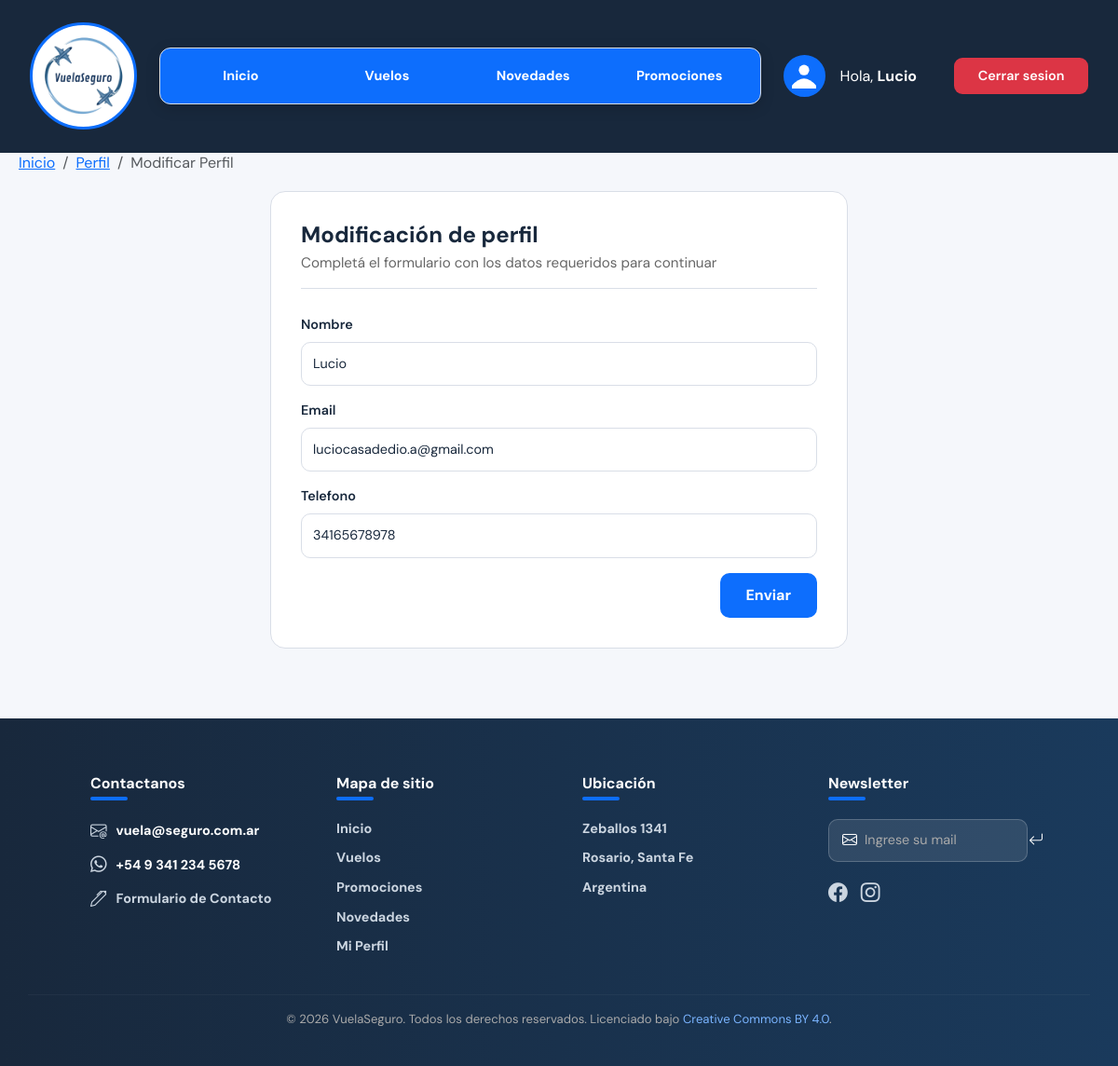
Screenshot of /PERFIL/perfil-modificar.php (signed in) with the database file from the repository.
### tables this page shows
CREATE TABLE `usuarios` (
  `codUsuario` int(11) NOT NULL,
  `nombreUsuario` varchar(100) DEFAULT NULL,
  `claveUsuario` varchar(255) NOT NULL,
  `tipoUsuario` varchar(20) DEFAULT NULL,
  `emailUsuario` varchar(100) DEFAULT NULL,
  `telefonoUsuario` varchar(20) DEFAULT NULL
);

### PERFIL/perfil-modificar.php (the view, shortened to what this page needs)
<?php
    include_once('../conexion.inc');
    $id = $_SESSION['codUsuario'];
    $buscarQuery = 'SELECT * FROM usuarios WHERE codUsuario = ?';
    $stmt = mysqli_prepare($link, $buscarQuery);
    mysqli_stmt_bind_param($stmt, "i", $id);
    mysqli_stmt_execute($stmt);
    $rta = mysqli_stmt_get_result($stmt);
    $row = mysqli_fetch_assoc($rta);
?>
<!DOCTYPE html>
<html lang="es">
<head>
    <link rel="stylesheet" href="https://cdn.jsdelivr.net/npm/bootstrap-icons@1.10.5/font/bootstrap-icons.css">
    <link href="https://cdn.jsdelivr.net/npm/bootstrap@5.3.3/dist/css/bootstrap.min.css" rel="stylesheet"/>
    <link rel="stylesheet" href="../INDEX/estilos-globales.css">
    <link rel="stylesheet" href="perfiles.css">
</head>
<body>
<header>
  <section class="navbar-section">
    <div class="header-wrapper">
      <nav class="navbar-custom">
        <div class="logo-wrap">
          <img src="../INDEX/logo-vuelaseguro.png" class="logo-vuela" alt="Logo VuelaSeguro">
        </div>
        <div class="nav-links">
          <a href="../INDEX/index.php">Inicio</a>
          <a href="../VUELOS/vuelos.php">Vuelos</a>
          <a href="../NOVEDADES/novedades.php" >Novedades</a>
          <a href="../PROMOCIONES/promociones.php">Promociones</a>
        </div>
        <div class="nav-right">
          <div class="foto-perfil" title="Perfil">
            <svg width="26" height="40" viewBox="0 0 42 42" xmlns="http://www.w3.org/2000/svg">
              <circle cx="21" cy="10" r="9" fill="#ffffff"/>
              <path d="M -4 42 Q 21 7 46 42 Z" fill="#ffffff"/>
            </svg>
          </div>
          <?php if (!empty($_SESSION)): ?>
              <span class="text-white me-2"><a href="../PERFIL/perfiles.php" style="text-decoration: none; color: white">Hola, <strong><?php echo htmlspecialchars($_SESSION['nombreUsuario']); ?><a></strong></span>
              <a href="../LOGIN/logout.php" class="btn-registro" style="text-decoration:none;background:#dc3545;">Cerrar sesion</a>
          <?php else: ?>
              <a href="../LOGIN/login.php" class="btn-registro" style="text-decoration: none; color: white;">Iniciar sesión</a>
          <?php endif; ?>
        </div>
      </nav>
        <nav aria-label="breadcrumb">
            <ol class="breadcrumb">
            <li class="breadcrumb-item"><a href="../INDEX/index.php">Inicio</a></li>
            <li class="breadcrumb-item"><a href="../PERFIL/perfiles.php">Perfil</a></li>
            <li class="breadcrumb-item active" aria-current="page">Modificar Perfil</li>
            </ol>
        </nav>
    </div>
  </section>
</header>
  <div class="contacto-wrapper">
    <div class="contacto-form-card">
      <h2>Modificación de perfil</h2>
      <h4>Completá el formulario con los datos requeridos para continuar</h4>
      <form action="perfil-modificar.php" method="POST">
        <div class="mb-3">
          <label class="form-label">Nombre</label>
          <input type="text" class="form-control" name="nombre" value="<?php echo htmlspecialchars($row['nombreUsuario']); ?>" required>
        </div>
        <div class="mb-3">
          <label class="form-label">Email</label>
          <input type="email" class="form-control" name="email" value="<?php echo htmlspecialchars($row['emailUsuario']); ?>" placeholder="Tu email" required>
        </div>
        <div class="mb-3">
          <label class="form-label">Telefono</label>
          <input type="tel" class="form-control" name="telefono" value="<?php echo htmlspecialchars($row['telefonoUsuario']); ?>" placeholder="Tu telefono" required>
        </div>
        <div class="d-flex justify-content-end">
            <button type="submit" class="btn-enviar">Enviar</button>
        </div>
      </form>
    </div>
  </div>
  <section class="footer-section">
    <footer>
      <div class="row">
        <div class="col">
          <h3><strong>Contactanos</strong><div class="subrayado"></div></h3>
          <ul>
            <li><i class="bi bi-envelope-at"></i><a>vuela@seguro.com.ar</a></li>
            <li><i class="bi bi-whatsapp"></i><a>+54 9 341 234 5678</a></li>
            <li><i class="bi bi-pen"></i><a href="../CONTACTO/contacto.php">Formulario de Contacto</a></li>
          </ul>
        </div>
        <div class="col">
          <h3><strong>Mapa de sitio</strong><div class="subrayado"></div></h3>
          <ul>
            <li><a href="../INDEX/index.php">Inicio</a></li>
            <li><a href="../VUELOS/vuelos.php">Vuelos</a></li>
            <li><a href="../PROMOCIONES/promociones.php">Promociones</a></li>
            <li><a href="../NOVEDADES/novedades.php">Novedades</a></li>
            <li><a href="../PERFIL/perfil.php">Mi Perfil</a></li>
          </ul>
        </div>
        <div class="col">
          <h3><strong>Ubicación</strong><div class="subrayado"></div></h3>
          <ul>
            <li><a href="https://maps.app.goo.gl/UvsGpUXHgk9GkpYP9" target="_blank">Zeballos 1341</a></li>
            <li><a href="https://maps.app.goo.gl/87YMeSLAp74gH9mc7" target="_blank">Rosario, Santa Fe</a></li>
            <li><a href="https://maps.app.goo.gl/u94xc8o8xowqeTuz8" target="_blank">Argentina</a></li>
          </ul>
        </div>
        <div class="col">
          <h3><strong>Newsletter</strong><div class="subrayado"></div></h3>
          <form>
            <i class="bi bi-envelope"></i>
            <input type="email" placeholder="Ingrese su mail">
            <button type="submit"><i class="bi bi-arrow-return-left"></i></button>
          </form>
          <div class="iconos-redes">
            <i class="bi bi-facebook"></i>
            <i class="bi bi-instagram"></i>
          </div>
        </div>
      </div>
      <hr>
      <p class="copyright">&copy; 2026 VuelaSeguro. Todos los derechos reservados. Licenciado bajo
        <a href="https://creativecommons.org/licenses/by/4.0/" target="_blank" rel="noopener noreferrer">Creative Commons BY 4.0</a>.
      </p>
    </footer>
  </section>
</body>
</html>

### INDEX/estilos-globales.css (style rules this page uses)
:root { --azul: #0d6efd; --azul-oscuro: #18283c; --gris: #666666; --gris-claro: #f5f7fb; --borde: #d9dee7; --blanco: #ffffff; --verde: #198754; --rojo: #dc3545; --naranja: #e07b00; }
* { margin: 0; padding: 0; box-sizing: border-box; }
body { font-family: 'DM Sans', sans-serif; background: var(--gris-claro); color: var(--azul-oscuro); }
.header-wrapper { background: var(--azul-oscuro); padding: 1.5rem 0 0 0; }
.navbar-custom { margin: 0 2rem; padding-bottom: 1.5rem; display: flex; align-items: center; gap: 1.5rem; }
.breadcrumb { justify-content: left; height: 1px; margin-left: 20px; color: black; }
.logo-wrap { width: 115px; height: 115px; border-radius: 50%; border: 3px solid var(--azul); background: var(--blanco); display: flex; align-items: center; justify-content: center; flex-shrink: 0; overflow: hidden; position: relative; }
.logo-vuela { width: 100%; height: 100%; object-fit: cover; }
.nav-links { background: var(--azul); border: 1px solid var(--borde); border-radius: 12px; padding: 0.5rem; display: flex; flex: 1; justify-content: space-between; box-shadow: 0 4px 15px rgba(0, 0, 0, 0.15); }
.nav-links a { font-weight: 700; flex: 1; text-align: center; color: var(--blanco); font-size: 0.9rem; padding: 0.7rem 0; border-radius: 8px; text-decoration: none; transition: all 0.2s; white-space: nowrap; }
.nav-right { display: flex; align-items: center; gap: 1rem; flex-shrink: 0; }
.foto-perfil { width: 45px; height: 45px; border-radius: 50%; border: 2px solid var(--azul); background: var(--azul); display: flex; align-items: center; justify-content: center; cursor: pointer; flex-shrink: 0; overflow: hidden; }
.btn-registro { background: var(--azul); border: none; color: var(--blanco); border-radius: 9px; padding: 0.55rem 1.6rem; font-size: 0.9rem; font-weight: 600; white-space: nowrap; cursor: pointer; flex-shrink: 0; transition: all 0.2s; }
.footer-section { background: linear-gradient(to right, var(--azul-oscuro), #1a3a5c); color: var(--blanco); padding: 50px 30px 24px; margin-top: 50px; }
.footer-section footer .row { width: 90%; margin: auto; display: flex; flex-wrap: wrap; justify-content: space-between; gap: 30px; margin-bottom: 30px; }
.footer-section footer .col { flex-basis: 20%; min-width: 160px; padding: 10px; }
.footer-section h3 { font-size: 1rem; margin-bottom: 20px; color: var(--blanco); }
.footer-section .subrayado { width: 40px; height: 4px; background: var(--azul); border-radius: 3px; margin-top: 5px; }
.footer-section ul { list-style: none; padding: 0; margin: 0; display: flex; flex-direction: column; gap: 10px; }
.footer-section ul li { display: flex; align-items: center; gap: 10px; font-size: 0.9rem; }
.footer-section ul li a { font-weight: 700; color: #cbd5e0; text-decoration: none; transition: 0.2s; }
.footer-section ul li i { font-size: 1.1rem; color: #cbd5e0; }
.footer-section form { display: flex; align-items: center; gap: 8px; background: rgba(255, 255, 255, 0.1); border: 1px solid rgba(255, 255, 255, 0.2); border-radius: 10px; padding: 10px 14px; margin-bottom: 18px; }
.footer-section form i { font-size: 1rem; color: var(--blanco); }
.footer-section form input { background: transparent; border: none; outline: none; color: var(--blanco); font-family: 'DM Sans', sans-serif; font-size: 0.9rem; flex: 1; }
.footer-section form input::placeholder { color: #aaaaaa; }
.footer-section form button { background: transparent; border: none; color: var(--blanco); cursor: pointer; font-size: 1rem; }
.footer-section .iconos-redes { display: flex; gap: 14px; }
.footer-section .iconos-redes i { font-size: 1.3rem; color: #cbd5e0; cursor: pointer; transition: 0.2s; }
.footer-section hr { border: none; border-top: 1px solid rgba(255, 255, 255, 0.15); margin-bottom: 16px; }
.footer-section .copyright { text-align: center; font-size: 0.82rem; color: #aaaaaa; }
.footer-section .copyright a { color: #7ab4ff; text-decoration: none; }

### rows the page displays
usuarios: nombre "Lucio", email "luciocasadedio.a@gmail.com", telefono "34165678978"

### other values shown
$_SESSION['nombreUsuario'] "Lucio"
